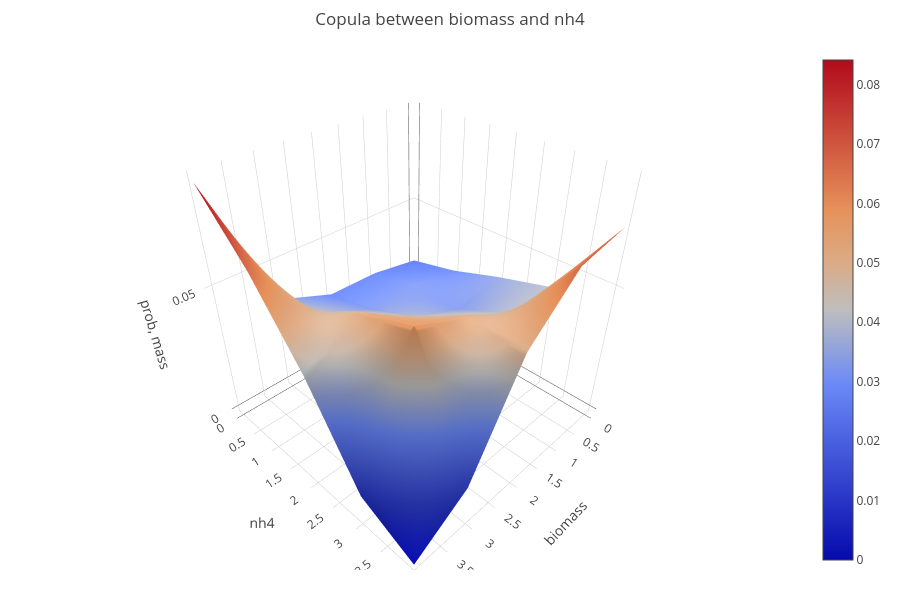

Notebook code for this chart:
### Code cell
dingo.illustrations.plot_copula(
    [suboptimal_steady_states[24], "biomass"], 
    [suboptimal_steady_states[58], "nh4"], 
    n      = 5, 
    width  = 900 , 
    height = 600, 
    save   = False
)

### Figure 1 — Plotly figure (JSON) as saved in the notebook; plotly's stock layout.template omitted (floating-point values rounded to 4 significant figures)
{"data": [{"type": "surface", "z": [[0.02441, 0.02765, 0.02794, 0.03588, 0.08412], [0.02882, 0.03235, 0.03235, 0.04118, 0.06529], [0.03529, 0.03235, 0.03971, 0.05176, 0.04088], [0.04088, 0.04088, 0.05059, 0.05794, 0.009706], [0.07059, 0.06676, 0.04941, 0.01324, 0.0]]}], "layout": {"height": 600, "margin": {"b": 30, "l": 30, "r": 30, "t": 50}, "scene": {"xaxis": {"title": {"text": "biomass"}}, "yaxis": {"title": {"text": "nh4"}}, "zaxis": {"title": {"text": "prob, mass"}}}, "title": {"text": "Copula between biomass and nh4"}, "width": 900}}
